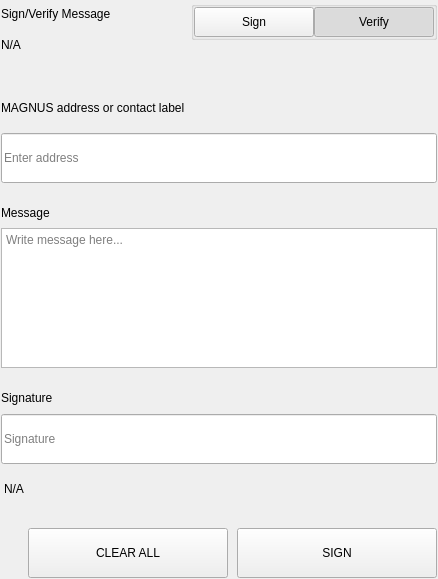
<?xml version="1.0" encoding="UTF-8"?>
<ui version="4.0">
 <class>SettingsSignMessageWidgets</class>
 <widget class="QWidget" name="SettingsSignMessageWidgets">
  <property name="geometry">
   <rect>
    <x>0</x>
    <y>0</y>
    <width>438</width>
    <height>579</height>
   </rect>
  </property>
  <property name="windowTitle">
   <string notr="true">N/A</string>
  </property>
  <layout class="QVBoxLayout" name="verticalLayout">
   <property name="spacing">
    <number>0</number>
   </property>
   <property name="leftMargin">
    <number>0</number>
   </property>
   <property name="topMargin">
    <number>0</number>
   </property>
   <property name="rightMargin">
    <number>0</number>
   </property>
   <property name="bottomMargin">
    <number>0</number>
   </property>
   <item>
    <widget class="QWidget" name="left" native="true">
     <layout class="QVBoxLayout" name="verticalLayout_3">
      <property name="leftMargin">
       <number>0</number>
      </property>
      <property name="topMargin">
       <number>0</number>
      </property>
      <property name="rightMargin">
       <number>0</number>
      </property>
      <property name="bottomMargin">
       <number>0</number>
      </property>
      <item>
       <widget class="QWidget" name="container_sign" native="true">
        <layout class="QVBoxLayout" name="verticalLayout_2">
         <property name="spacing">
          <number>0</number>
         </property>
         <property name="leftMargin">
          <number>1</number>
         </property>
         <property name="topMargin">
          <number>1</number>
         </property>
         <property name="rightMargin">
          <number>1</number>
         </property>
         <property name="bottomMargin">
          <number>1</number>
         </property>
         <item>
          <layout class="QHBoxLayout" name="horizontalLayout_3" stretch="3,1">
           <property name="spacing">
            <number>40</number>
           </property>
           <item>
            <layout class="QVBoxLayout" name="verticalLayoutTitle">
             <property name="spacing">
              <number>5</number>
             </property>
             <item>
              <widget class="QLabel" name="labelTitle">
               <property name="text">
                <string>Sign/Verify Message</string>
               </property>
              </widget>
             </item>
             <item>
              <widget class="QLabel" name="labelSubtitle1">
               <property name="text">
                <string notr="true">N/A</string>
               </property>
               <property name="wordWrap">
                <bool>true</bool>
               </property>
              </widget>
             </item>
            </layout>
           </item>
           <item alignment="Qt::AlignRight|Qt::AlignTop">
            <widget class="QWidget" name="containerSwitch" native="true">
             <property name="styleSheet">
              <string notr="true">#containerSwitch{
	padding-top:9px;
}</string>
             </property>
             <layout class="QVBoxLayout" name="verticalLayout_6">
              <property name="spacing">
               <number>4</number>
              </property>
              <property name="leftMargin">
               <number>0</number>
              </property>
              <property name="topMargin">
               <number>0</number>
              </property>
              <property name="rightMargin">
               <number>0</number>
              </property>
              <property name="bottomMargin">
               <number>0</number>
              </property>
              <item alignment="Qt::AlignRight">
               <widget class="QGroupBox" name="groupBox">
                <property name="sizePolicy">
                 <sizepolicy hsizetype="Fixed" vsizetype="Preferred">
                  <horstretch>0</horstretch>
                  <verstretch>0</verstretch>
                 </sizepolicy>
                </property>
                <property name="title">
                 <string/>
                </property>
                <property name="alignment">
                 <set>Qt::AlignRight|Qt::AlignTop|Qt::AlignTrailing</set>
                </property>
                <layout class="QHBoxLayout" name="horizontalLayout_4">
                 <property name="spacing">
                  <number>0</number>
                 </property>
                 <property name="leftMargin">
                  <number>0</number>
                 </property>
                 <property name="topMargin">
                  <number>0</number>
                 </property>
                 <property name="rightMargin">
                  <number>0</number>
                 </property>
                 <property name="bottomMargin">
                  <number>0</number>
                 </property>
                 <item>
                  <widget class="QPushButton" name="pushSign">
                   <property name="minimumSize">
                    <size>
                     <width>120</width>
                     <height>30</height>
                    </size>
                   </property>
                   <property name="maximumSize">
                    <size>
                     <width>120</width>
                     <height>30</height>
                    </size>
                   </property>
                   <property name="focusPolicy">
                    <enum>Qt::NoFocus</enum>
                   </property>
                   <property name="text">
                    <string>Sign</string>
                   </property>
                   <property name="checkable">
                    <bool>true</bool>
                   </property>
                   <property name="autoExclusive">
                    <bool>true</bool>
                   </property>
                  </widget>
                 </item>
                 <item>
                  <widget class="QPushButton" name="pushVerify">
                   <property name="minimumSize">
                    <size>
                     <width>120</width>
                     <height>30</height>
                    </size>
                   </property>
                   <property name="maximumSize">
                    <size>
                     <width>120</width>
                     <height>30</height>
                    </size>
                   </property>
                   <property name="focusPolicy">
                    <enum>Qt::NoFocus</enum>
                   </property>
                   <property name="text">
                    <string>Verify</string>
                   </property>
                   <property name="checkable">
                    <bool>true</bool>
                   </property>
                   <property name="checked">
                    <bool>true</bool>
                   </property>
                   <property name="autoExclusive">
                    <bool>true</bool>
                   </property>
                  </widget>
                 </item>
                </layout>
               </widget>
              </item>
              <item alignment="Qt::AlignHCenter|Qt::AlignTop">
               <widget class="QLabel" name="labelSubtitleSwitch">
                <property name="text">
                 <string/>
                </property>
                <property name="alignment">
                 <set>Qt::AlignRight|Qt::AlignTrailing|Qt::AlignVCenter</set>
                </property>
               </widget>
              </item>
             </layout>
            </widget>
           </item>
          </layout>
         </item>
         <item>
          <spacer name="verticalSpacer_2">
           <property name="orientation">
            <enum>Qt::Vertical</enum>
           </property>
           <property name="sizeType">
            <enum>QSizePolicy::Fixed</enum>
           </property>
           <property name="sizeHint" stdset="0">
            <size>
             <width>20</width>
             <height>40</height>
            </size>
           </property>
          </spacer>
         </item>
         <item>
          <widget class="QWidget" name="containerAddress" native="true">
           <property name="sizePolicy">
            <sizepolicy hsizetype="Preferred" vsizetype="Fixed">
             <horstretch>0</horstretch>
             <verstretch>0</verstretch>
            </sizepolicy>
           </property>
           <layout class="QVBoxLayout" name="verticalLayout_5" stretch="0,0">
            <property name="spacing">
             <number>15</number>
            </property>
            <property name="leftMargin">
             <number>0</number>
            </property>
            <property name="topMargin">
             <number>0</number>
            </property>
            <property name="rightMargin">
             <number>0</number>
            </property>
            <property name="bottomMargin">
             <number>0</number>
            </property>
            <item>
             <widget class="QLabel" name="labelSubtitleAddress">
              <property name="minimumSize">
               <size>
                <width>0</width>
                <height>20</height>
               </size>
              </property>
              <property name="maximumSize">
               <size>
                <width>16777215</width>
                <height>20</height>
               </size>
              </property>
              <property name="text">
               <string>MAGNUS address or contact label</string>
              </property>
             </widget>
            </item>
            <item>
             <widget class="QLineEdit" name="addressIn_SM">
              <property name="minimumSize">
               <size>
                <width>0</width>
                <height>50</height>
               </size>
              </property>
              <property name="maximumSize">
               <size>
                <width>16777215</width>
                <height>50</height>
               </size>
              </property>
              <property name="placeholderText">
               <string>Enter address</string>
              </property>
             </widget>
            </item>
           </layout>
          </widget>
         </item>
         <item>
          <spacer name="verticalSpacer_3">
           <property name="orientation">
            <enum>Qt::Vertical</enum>
           </property>
           <property name="sizeType">
            <enum>QSizePolicy::Fixed</enum>
           </property>
           <property name="sizeHint" stdset="0">
            <size>
             <width>20</width>
             <height>20</height>
            </size>
           </property>
          </spacer>
         </item>
         <item>
          <layout class="QVBoxLayout" name="verticalLayout_9">
           <property name="spacing">
            <number>5</number>
           </property>
           <item>
            <widget class="QLabel" name="labelSubtitleMessage">
             <property name="minimumSize">
              <size>
               <width>0</width>
               <height>20</height>
              </size>
             </property>
             <property name="maximumSize">
              <size>
               <width>16777215</width>
               <height>20</height>
              </size>
             </property>
             <property name="text">
              <string>Message</string>
             </property>
            </widget>
           </item>
           <item>
            <widget class="QPlainTextEdit" name="messageIn_SM">
             <property name="minimumSize">
              <size>
               <width>0</width>
               <height>140</height>
              </size>
             </property>
             <property name="maximumSize">
              <size>
               <width>16777215</width>
               <height>140</height>
              </size>
             </property>
             <property name="placeholderText">
              <string>Write message here...</string>
             </property>
            </widget>
           </item>
          </layout>
         </item>
         <item>
          <spacer name="verticalSpacer_4">
           <property name="orientation">
            <enum>Qt::Vertical</enum>
           </property>
           <property name="sizeType">
            <enum>QSizePolicy::Fixed</enum>
           </property>
           <property name="sizeHint" stdset="0">
            <size>
             <width>20</width>
             <height>20</height>
            </size>
           </property>
          </spacer>
         </item>
         <item>
          <widget class="QWidget" name="widget" native="true">
           <property name="minimumSize">
            <size>
             <width>0</width>
             <height>75</height>
            </size>
           </property>
           <property name="maximumSize">
            <size>
             <width>16777215</width>
             <height>16777215</height>
            </size>
           </property>
           <layout class="QVBoxLayout" name="verticalLayout_4">
            <property name="leftMargin">
             <number>0</number>
            </property>
            <property name="topMargin">
             <number>0</number>
            </property>
            <property name="rightMargin">
             <number>0</number>
            </property>
            <property name="bottomMargin">
             <number>0</number>
            </property>
            <item>
             <widget class="QLabel" name="labelSubtitleSignature">
              <property name="minimumSize">
               <size>
                <width>0</width>
                <height>20</height>
               </size>
              </property>
              <property name="maximumSize">
               <size>
                <width>16777215</width>
                <height>20</height>
               </size>
              </property>
              <property name="text">
               <string>Signature</string>
              </property>
             </widget>
            </item>
            <item>
             <widget class="QLineEdit" name="signatureOut_SM">
              <property name="minimumSize">
               <size>
                <width>0</width>
                <height>50</height>
               </size>
              </property>
              <property name="placeholderText">
               <string>Signature</string>
              </property>
             </widget>
            </item>
           </layout>
          </widget>
         </item>
         <item>
          <widget class="QLabel" name="statusLabel_SM">
           <property name="styleSheet">
            <string notr="true">padding-top:5px;</string>
           </property>
           <property name="text">
            <string notr="true">N/A</string>
           </property>
          </widget>
         </item>
         <item>
          <spacer name="verticalSpacer">
           <property name="orientation">
            <enum>Qt::Vertical</enum>
           </property>
           <property name="sizeType">
            <enum>QSizePolicy::Fixed</enum>
           </property>
           <property name="sizeHint" stdset="0">
            <size>
             <width>20</width>
             <height>20</height>
            </size>
           </property>
          </spacer>
         </item>
         <item>
          <layout class="QHBoxLayout" name="horizontalLayout_7">
           <property name="spacing">
            <number>9</number>
           </property>
           <item>
            <spacer name="horizontalSpacer_5">
             <property name="orientation">
              <enum>Qt::Horizontal</enum>
             </property>
             <property name="sizeType">
              <enum>QSizePolicy::Expanding</enum>
             </property>
             <property name="sizeHint" stdset="0">
              <size>
               <width>40</width>
               <height>20</height>
              </size>
             </property>
            </spacer>
           </item>
           <item>
            <widget class="QPushButton" name="pushButtonClear">
             <property name="minimumSize">
              <size>
               <width>200</width>
               <height>50</height>
              </size>
             </property>
             <property name="focusPolicy">
              <enum>Qt::NoFocus</enum>
             </property>
             <property name="text">
              <string>CLEAR ALL</string>
             </property>
            </widget>
           </item>
           <item>
            <widget class="QPushButton" name="pushButtonSave">
             <property name="minimumSize">
              <size>
               <width>200</width>
               <height>50</height>
              </size>
             </property>
             <property name="maximumSize">
              <size>
               <width>200</width>
               <height>50</height>
              </size>
             </property>
             <property name="focusPolicy">
              <enum>Qt::NoFocus</enum>
             </property>
             <property name="text">
              <string>SIGN</string>
             </property>
            </widget>
           </item>
          </layout>
         </item>
        </layout>
       </widget>
      </item>
     </layout>
    </widget>
   </item>
  </layout>
 </widget>
 <resources/>
 <connections/>
</ui>
